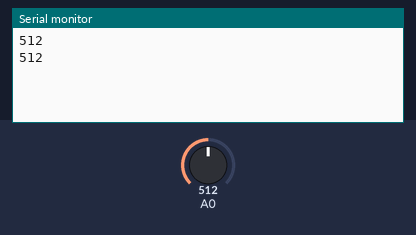
The sketch below on a simulated Arduino Uno, built with avr-gcc and run on an emulated ATmega328P. Parts: the last lines printed to the serial monitor. The test bench sets the inputs (shaded band); at power-on: A0 = 512.

Above: at 1.8 s.
1.9 s: A0 set to 716
At 2.3 s:
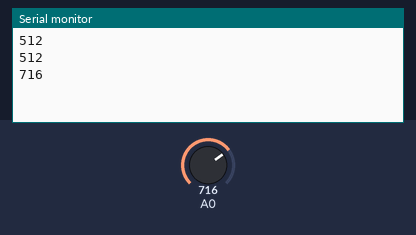
3.4 s: A0 set to 900
At 4.8 s:
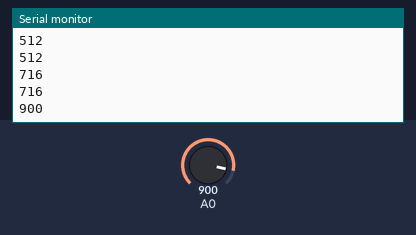
Timing chart, 0 to 6.4 s (numbered marks = the images above; inputs shaded):
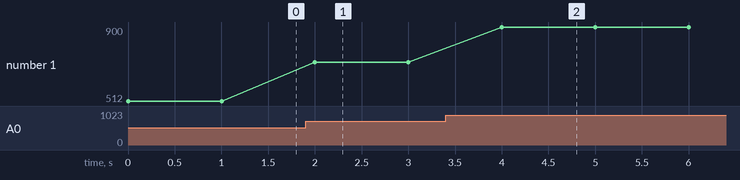

The sketch:

Quick_Test.ino
```cpp
void setup() {
  Serial.begin(9600);
}
void loop() {
  int temp = analogRead(0);
  double temp2 = (double)temp * 5 / 1023;
  temp2 = temp2 * 1529.9;
  Serial.println(temp);
  delay(1000);
}
```

Measured:
- after the input at 1.9 s, the serial monitor: prints a new line after 0.10 s (image 1)
- after the input at 3.4 s, the serial monitor: prints a new line after 0.60 s (image 2)
- plotted number 1: 512 → 716 after the input at 1.9 s, 716 → 900 after the input at 3.4 s
